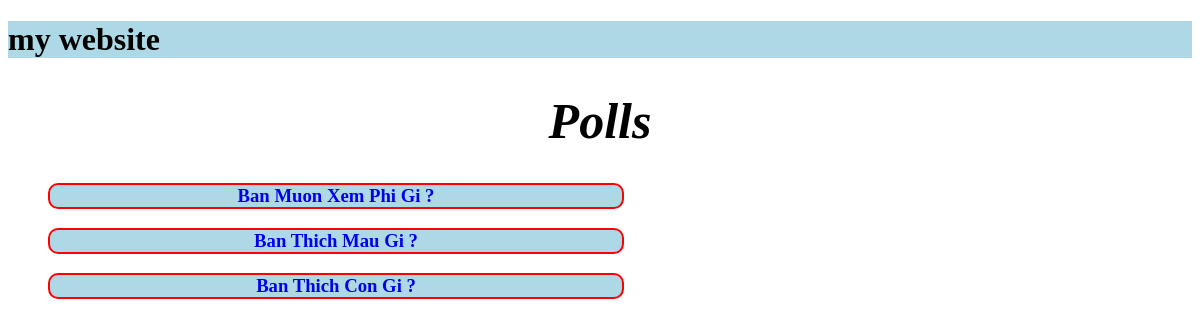
The page /polls/ on the database as committed earlier.
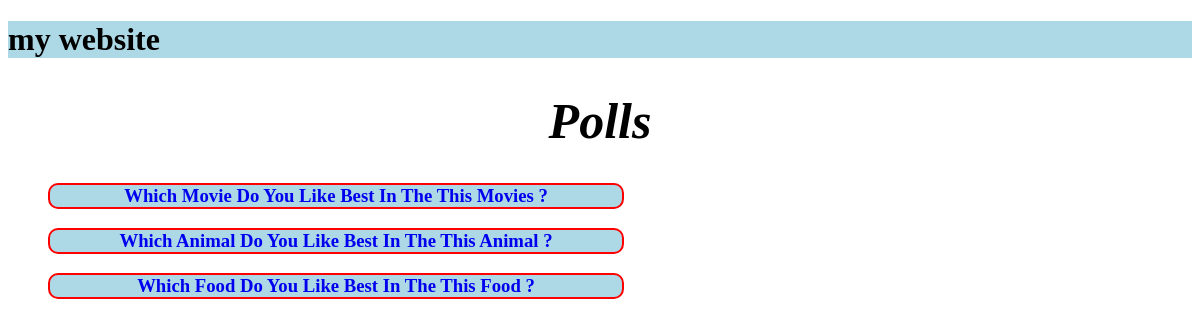
The same page on the database as committed later.
### polls/models.py (models this page shows, shortened)
class Question(models.Model):
    question_text = models.CharField(max_length=200)
    pub_date = models.DateTimeField('date published')

### polls/views.py (the view)
# urls.py: path('', views.index, name='index'),
def index(request):
    latest_question_list = Question.objects.order_by('-pub_date')[:3]
    context = {'latest_question_list': latest_question_list}
    return render(request, 'polls/index.html', context)

### polls/templates/polls/index.html
{% extends 'base.html'%}
{% block content %}
{% load static %}
{% if latest_question_list %}
<link rel="stylesheet" href="{% static 'polls/style.css' %}">
<h1 class='polls'>Polls</h1>
    <ul>
    {% for question in latest_question_list %}
        <h3 class="center" ><a href="{% url 'polls:detail' question.id %}">{{ question.question_text }}</a></h3>
    {% endfor %}
    </ul>
{% else %}
    <p>No polls are available.</p>
{% endif %}
{% endblock %}

### polls/templates/base.html
<!DOCTYPE html>
<html>
<head>
</head>
{% load static %}
<link rel="stylesheet" href="{% static 'polls/style.css' %}">
<body>
  <div class ="header">
    <h1>my website</h1>
  </div>
  <div class="content">
    {% block content %}
    {% endblock %}
  </div>
</body>
</html>

### polls/static/polls/style.css (style rules this page uses)
.center { text-align: center; border: 2px solid red; border-radius: 10px; width: 50%; color: green; background-color: lightblue; }
a { text-decoration: none; text-transform: capitalize; }
.header { background-color: lightblue; }
.polls { text-align: center; font-family: "Times New Roman", Times, serif; font-style: italic; font-size: 50px; }

Rows that differ between the two databases and show on the page:
changed Question: question_text "Ban Muon Xem Phi Gi ?" → "Which Movie Do You Like Best In The This Movies ?"
changed Question: question_text "Ban Thich Mau Gi ?" → "Which Animal Do You Like Best In The This Animal ?"
changed Question: question_text "Ban Thich Con Gi ?" → "Which Food Do You Like Best In The This Food ?"
